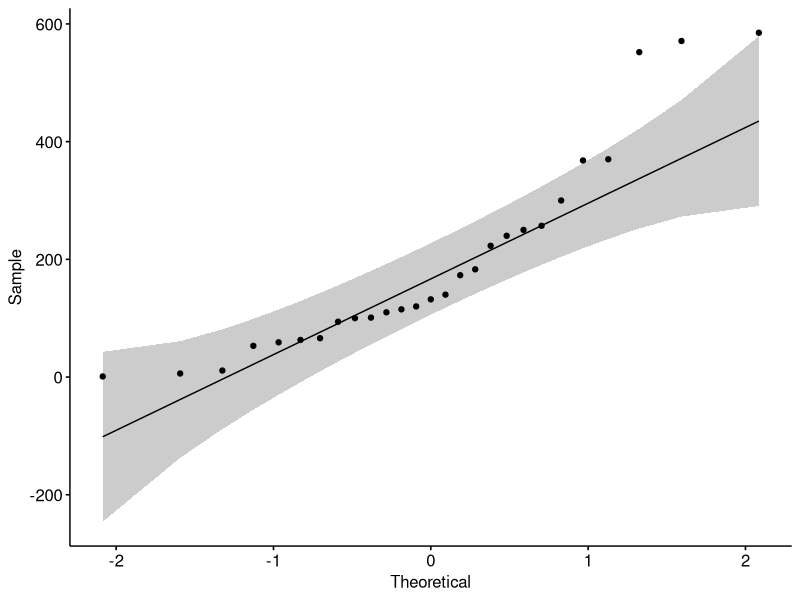
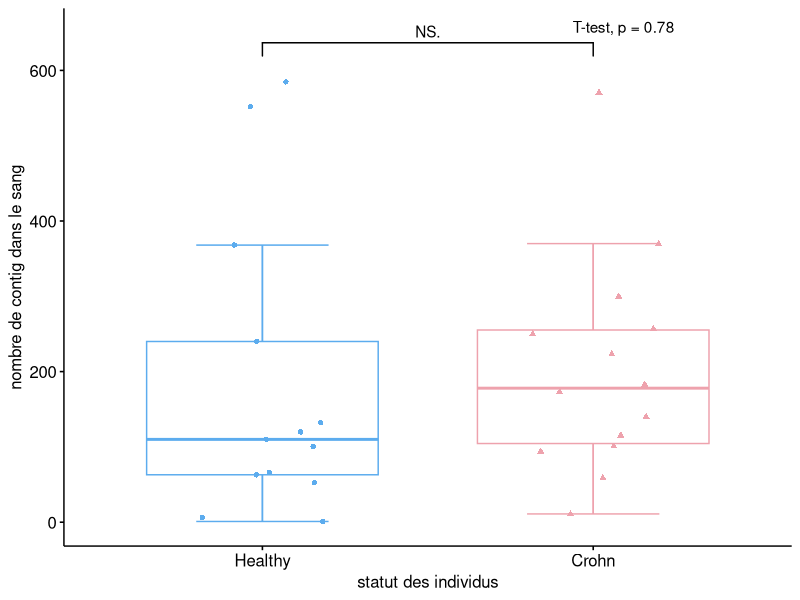
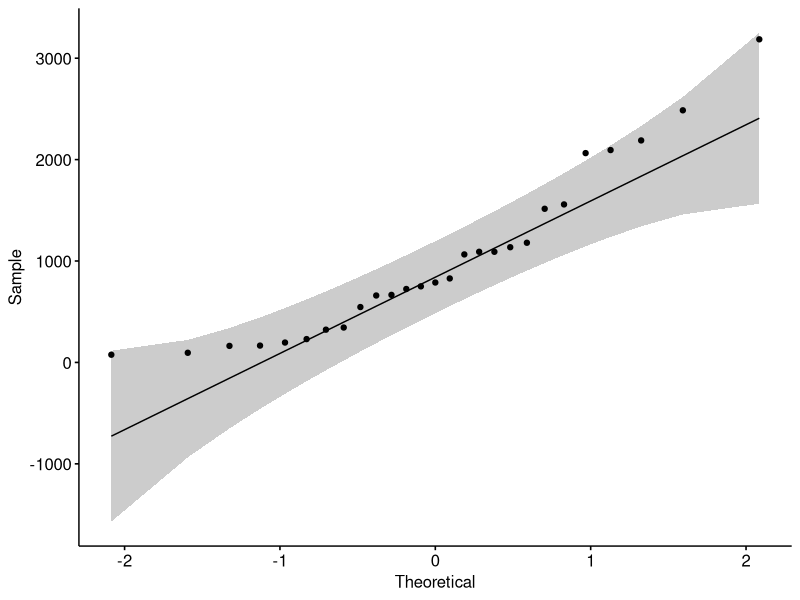
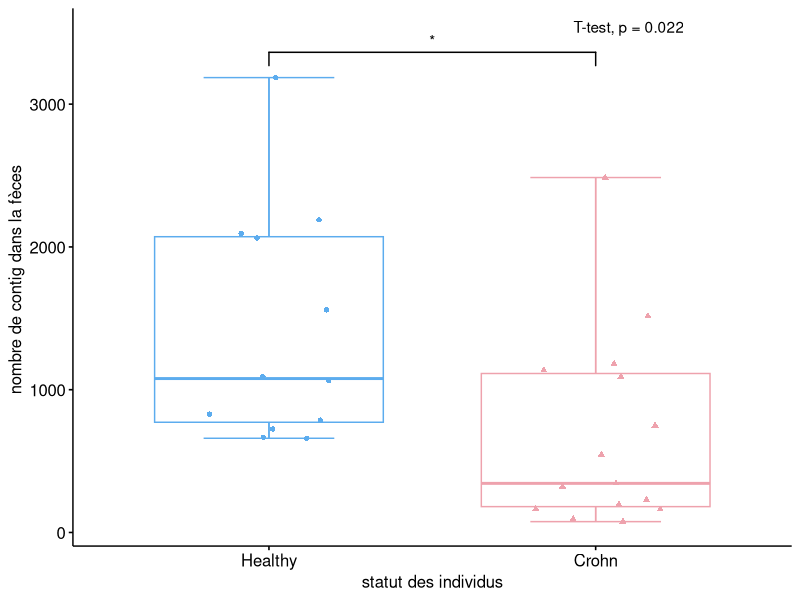
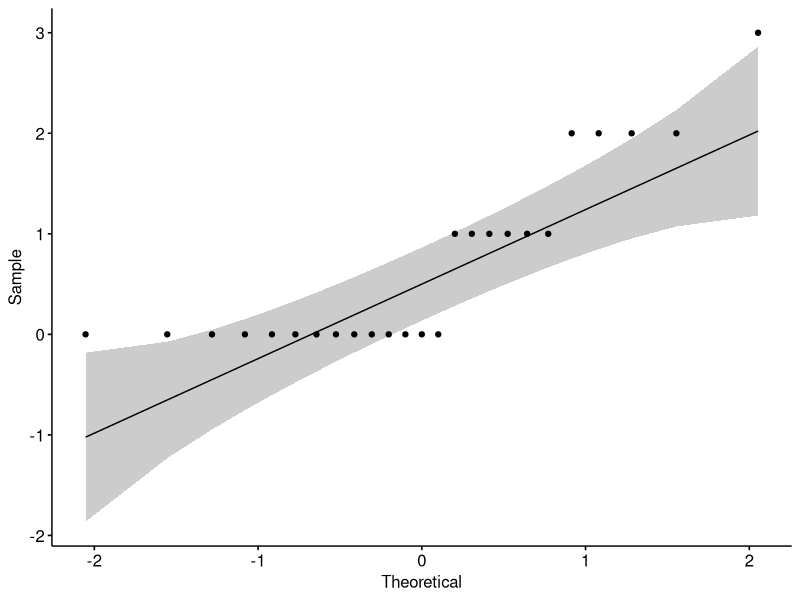
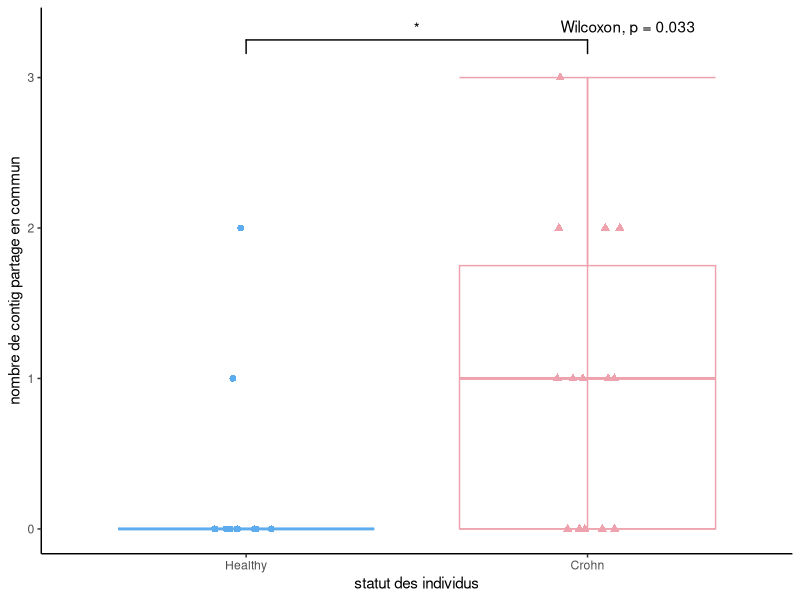
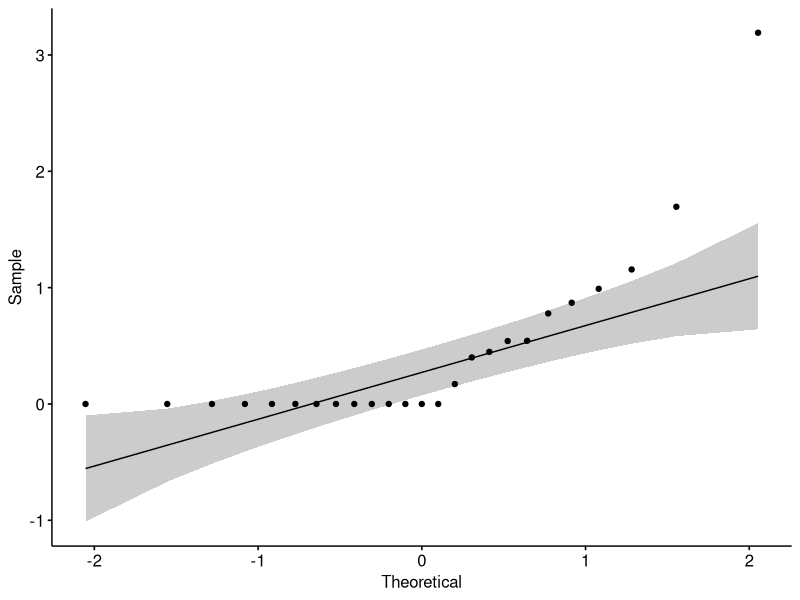
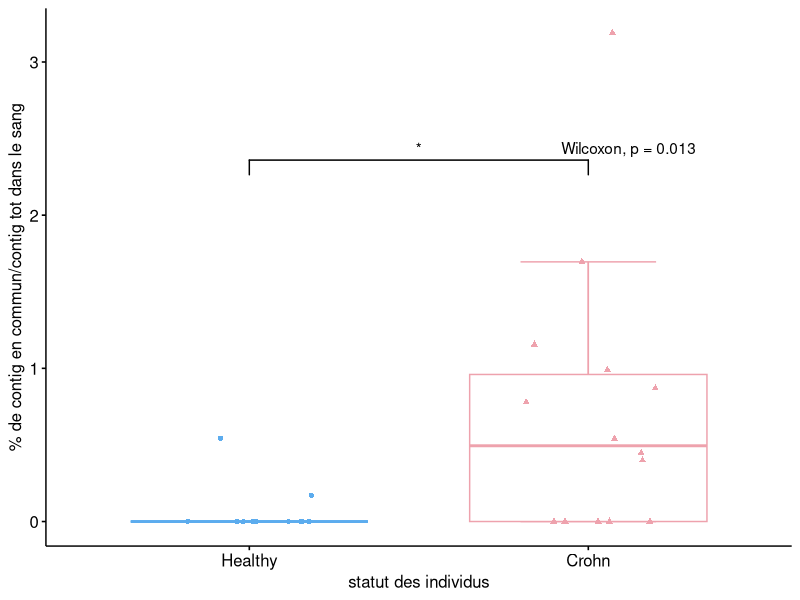

Source code (R) for these figures, in order:
# Analyze statistic of data

library("ggsignif")
library('ggpubr')
library("dplyr")

############################ data plasma ############################
# without PM/BL
nb_contig_p <- c(368,120,552,100,132,6,110,53,66,240,1,63,585,59,94,140,173,250,11,257,183,300,223,370,101,115,571)
sample_p <- c("A","B","C","D","E","CMD","IT","LDS","MB","MF","MM","NR","ST","K","L","M","N","O","BK","BM","BN","BO","BP","BQ","BR","BS", "BT")
statut_p <- c("Healthy", "Healthy", "Healthy", "Healthy", "Healthy", "Healthy", "Healthy", "Healthy", "Healthy","Healthy","Healthy","Healthy","Healthy","Crohn","Crohn","Crohn","Crohn","Crohn","Crohn","Crohn","Crohn","Crohn","Crohn","Crohn","Crohn","Crohn","Crohn")

mydata_p <- data.frame(sample = sample_p, statut = statut_p, nb_contig = nb_contig_p)
mydata_p

summary(mydata_p)
head(mydata_p)

# Calculate summary statistics
group_by(mydata_p, statut) %>%
  summarise(
    count = n(),
    mean = mean(nb_contig, na.rm = TRUE),
    sd = sd(nb_contig, na.rm = TRUE)
  )

# before doing the t-test, check the distribution is normal or not
ggqqplot(mydata_p$nb_contig)


# Shapiro tes
shapiro.test(nb_contig_p) # p-value = 0.002053
# Shapiro-Wilk normality test for Healthy's nb_contig
with(mydata_p, shapiro.test(nb_contig[statut == "Healthy"]))# p-value = 0.006867
# Shapiro-Wilk normality test for Crohn's nb_contig
with(mydata_p, shapiro.test(nb_contig[statut == "Crohn"])) # p-value = 0.209



# Ficher test for variance
res.ftest <- var.test(nb_contig ~ statut, data = mydata_p) 
res.ftest # p-value = 0.2844

# t-test
res <- t.test(nb_contig ~ statut, data = mydata_p, var.equal = TRUE)
res # p-value = 0.7753

# boxplot
my_comparisons <- list( c("Healthy", "Crohn") )

ggboxplot(mydata_p, x = "statut", y = "nb_contig",
          xlab = "statut des individus",
          ylab = "nombre de contig dans le sang",
          bxp.errorbar = TRUE,
          color = "statut", 
          palette =c("steelblue2", "lightpink2"),
          add = "jitter",
          shape = "statut",
          order = c("Healthy", "Crohn"))+
  ## add global test p-value
  stat_compare_means(method = "t.test", label.x = "Crohn", label.y=650)+
  ## add pairwise comparison p values
  geom_signif(comparisons = my_comparisons,
              map_signif_level = TRUE,
              y_position = c(607.5, 609))+
  theme(legend.position="none") 


############################ data stool ############################
# without IT/MF
nb_contig_s <- c(2094,660,2064,2189,1558,828,724,788,3186,666,1065,1091,196,2486,1136,1515,323,166,95,750,230,1091,1180,163,344,76,546)
sample_s <- c("A","B","C","D","E","CMD","LDS","MB","MM","NR","PM", "ST","K","L","M","N","O","BK","BL","BM","BN","BO","BP","BQ","BR","BS", "BT")
statut_s <- c("Healthy", "Healthy", "Healthy", "Healthy", "Healthy", "Healthy", "Healthy", "Healthy","Healthy", "Healthy","Healthy","Healthy","Crohn","Crohn","Crohn","Crohn","Crohn","Crohn","Crohn","Crohn","Crohn","Crohn","Crohn","Crohn","Crohn","Crohn","Crohn")

mydata_s <- data.frame(sample = sample_s, statut = statut_s, nb_contig = nb_contig_s)
mydata_s

summary(mydata_s)

# Calculate summary statistics
group_by(mydata_s, statut) %>%
  summarise(
    count = n(),
    mean = mean(nb_contig, na.rm = TRUE),
    sd = sd(nb_contig, na.rm = TRUE)
  )



# Distribution
ggqqplot(mydata_s$nb_contig) # suit loi normale ou pas

# Shapiro-Wilk normality test for Healthy's nb_contig
with(mydata_s, shapiro.test(nb_contig[statut == "Healthy"]))# p-value = 0.04111
# Shapiro-Wilk normality test for Crohn's nb_contig
with(mydata_s, shapiro.test(nb_contig[statut == "Crohn"])) # p-value = 0.008438



# Ficher test for variance
res.ftest <- var.test(nb_contig ~ statut, data = mydata_s) 
res.ftest  # p-value = 0.5399

# Compute t-test
res <- t.test(nb_contig ~ statut, data = mydata_s, var.equal = TRUE)
res # p-value = 0.01856


# boxplot
my_comparisons <- list( c("Healthy", "Crohn") )

ggboxplot(mydata_s, x = "statut", y = "nb_contig", 
          xlab = "statut des individus",
          ylab = "nombre de contig dans la fèces ",
          bxp.errorbar = TRUE,
          color = "statut", 
          palette =c("steelblue2", "lightpink2"),
          add = "jitter",
          shape = "statut",
          order = c("Healthy", "Crohn"))+
  ## add global test p-value
  stat_compare_means(method = "t.test", label.x = "Crohn", label.y=3500)+
  ## add pairwise comparison p values
  geom_signif(comparisons = my_comparisons,
              map_signif_level = TRUE,
              y_position = c(3207.5, 3209))+
  theme(legend.position="none")



############################ data contig en commun ############################
# without IT/MF/PM/BK
nb_contig_c <- c(2,0,0,0,0,0,0,0,0,0,1,1,3,0,2,1,0,2,0,0,1,2,1,1,0)
sample_c <- c("A","B","C","D","E","CMD","LDS","MB","MM","NR", "ST","K","L","M","N","O","BK","BM","BN","BO","BP","BQ","BR","BS", "BT")
statut_c <- c("Healthy", "Healthy", "Healthy", "Healthy", "Healthy", "Healthy", "Healthy","Healthy", "Healthy","Healthy","Healthy","Crohn","Crohn","Crohn","Crohn","Crohn","Crohn","Crohn","Crohn","Crohn","Crohn","Crohn","Crohn","Crohn","Crohn")

mydata_c <- data.frame(sample = sample_c, statut = statut_c, nb_contig = nb_contig_c)
mydata_c

summary(mydata_c)

# Calculate summary statistics
group_by(mydata_c, statut) %>%
  summarise(
    count = n(),
    mean = mean(nb_contig, na.rm = TRUE),
    sd = sd(nb_contig, na.rm = TRUE)
  )



# Distribution
ggqqplot(mydata_c$nb_contig) 

# Shapiro-Wilk normality test for Healthy's nb_contig
with(mydata_c, shapiro.test(nb_contig[statut == "Healthy"]))# p-value = 1.687e-06
# Shapiro-Wilk normality test for Crohn's nb_contig
with(mydata_c, shapiro.test(nb_contig[statut == "Crohn"])) # p-value = 0.0318



# Ficher test for variance
res.ftest <- var.test(nb_contig ~ statut, data = mydata_c) 
res.ftest # p-value = 0.2152 -> variance not equal for two groups -> Wilcoxon test


# Wilcoxon test
res_wilcox <- wilcox.test(nb_contig ~ statut, data = mydata_c,
                          exact = FALSE)
res_wilcox # p-value = 0.03301


# boxplot
mydata_c$statut <- factor(mydata_c$statut, levels = c("Healthy", "Crohn"), ordered = TRUE)

new_plot <- ggplot(mydata_c, aes(x = statut, y = nb_contig, color = statut, shape = statut)) +
  geom_boxplot(outlier.shape = NA) +
  stat_boxplot(geom = "errorbar") +
  geom_point(position = position_jitter(w = 0.1, h = 0), size = 2) +
  scale_color_manual(values = c("steelblue2", "lightpink2")) +
  xlab("statut des individus") +
  ylab("nombre de contig partage en commun") +
  stat_compare_means(method = "wilcox.test", label.x = "Crohn", label.y=3.3) +
  geom_signif(comparisons = my_comparisons,
              map_signif_level = TRUE,
              y_position = c(3.1, 39),
              color = "black") +
  theme_classic() +
  theme(legend.position="none")
new_plot


############################ %/plasma ############################
# without IT/MF/PM/BK
pourcentage_contig_pp <- c(0.543,0,0,0,0,0,0,0,0,0,0.171,1.695,3.191,0,1.156,0.400,0,0.778,0,0,0.448,0.541,0.990,0.870,0)
sample_pp <- c("A","B","C","D","E","CMD","LDS","MB","MM","NR", "ST","K","L","M","N","O","BK","BM","BN","BO","BP","BQ","BR","BS", "BT")
statut_pp <- c("Healthy", "Healthy", "Healthy", "Healthy", "Healthy", "Healthy", "Healthy","Healthy", "Healthy","Healthy","Healthy","Crohn","Crohn","Crohn","Crohn","Crohn","Crohn","Crohn","Crohn","Crohn","Crohn","Crohn","Crohn","Crohn","Crohn")

mydata_pp <- data.frame(sample = sample_pp, statut = statut_pp, pourcentage_contig = pourcentage_contig_pp)
mydata_pp
summary(mydata_pp)

# Calculate summary statistics
group_by(mydata_pp, statut) %>%
  summarise(
    count = n(),
    mean = mean(pourcentage_contig, na.rm = TRUE),
    sd = sd(pourcentage_contig, na.rm = TRUE)
  )



# Distribution
ggqqplot(mydata_pp$pourcentage_contig) 

# Shapiro-Wilk normality test for Healthy's nb_contig
with(mydata_pp, shapiro.test(pourcentage_contig[statut == "Healthy"]))# p-value = 6.373e-07
# Shapiro-Wilk normality test for Crohn's nb_contig
with(mydata_pp, shapiro.test(pourcentage_contig[statut == "Crohn"])) # p-value = 0.004214



# Ficher test for variance
res.ftest <- var.test(pourcentage_contig ~ statut, data = mydata_pp)  
res.ftest # p-value = 8.18e-06 -> variance not equal for two groups -> Wilcoxon test

# Wilcoxon test
res_wilcox <- wilcox.test(pourcentage_contig ~ statut, data = mydata_pp,
                          exact = FALSE)
res_wilcox # p-value = 0.01347


# boxplot
my_comparisons <- list( c("Healthy", "Crohn") )

ggboxplot(mydata_pp, x = "statut", y = "pourcentage_contig", 
          xlab = "statut des individus",
          ylab = "% de contig en commun/contig tot dans le sang",
          bxp.errorbar = TRUE,
          color = "statut", 
          palette =c("steelblue2", "lightpink2"),
          add = "jitter",
          shape = "statut",
          order = c("Healthy", "Crohn"))+
  ## add global test p-value
  stat_compare_means(method = "wilcox.test", label.x = "Crohn", label.y=2.4)+
  ## add pairwise comparison p values
  geom_signif(comparisons = my_comparisons,
              map_signif_level = TRUE,
              y_position = c(2.2, 29))+
  theme(legend.position="none")


############################ %/stool ############################
# without IT/MF/PM/BK
pourcentage_contig_ps <- c(0.096,0.000,0.000,0.000,0.000,0.000,0.000,0.000,0.000,0.000,0.092,0.510,0.121,0.000,0.132,0.310,0.000,0.267,0.000,0.000,0.085,1.227,0.291,1.316,0)
sample_ps <- c("A","B","C","D","E","CMD","LDS","MB","MM","NR", "ST","K","L","M","N","O","BK","BM","BN","BO","BP","BQ","BR","BS", "BT")
statut_ps <- c("Healthy", "Healthy", "Healthy", "Healthy", "Healthy", "Healthy", "Healthy","Healthy", "Healthy","Healthy","Healthy","Crohn","Crohn","Crohn","Crohn","Crohn","Crohn","Crohn","Crohn","Crohn","Crohn","Crohn","Crohn","Crohn","Crohn")

mydata_ps <- data.frame(sample = sample_ps, statut = statut_ps, pourcentage_contig = pourcentage_contig_ps)
mydata_ps

summary(mydata_ps)

# Calculate summary statistics
group_by(mydata_ps, statut) %>%
  summarise(
    count = n(),
    mean = mean(pourcentage_contig, na.rm = TRUE),
    sd = sd(pourcentage_contig, na.rm = TRUE)
  )


# Distribution
ggqqplot(mydata_ps$pourcentage_contig)

# Shapiro-Wilk normality test for Healthy's nb_contig
with(mydata_ps, shapiro.test(pourcentage_contig[statut == "Healthy"]))# p-value = 1.174e-06
# Shapiro-Wilk normality test for Crohn's nb_contig
with(mydata_ps, shapiro.test(pourcentage_contig[statut == "Crohn"])) # p-value = 0.0004536



# Ficher test for variance
res.ftest <- var.test(pourcentage_contig ~ statut, data = mydata_ps)  
res.ftest # p-value = 4.287e-09 -> variance not equal for two groups -> Wilcoxon test


# Wilcoxon test
res_wilcox <- wilcox.test(pourcentage_contig ~ statut, data = mydata_ps,
                          exact = FALSE)
res_wilcox # p-value = 0.01136

# boxplot
my_comparisons <- list( c("Healthy", "Crohn") )

ggboxplot(mydata_ps, x = "statut", y = "pourcentage_contig", 
          xlab = "statut des individus",
          ylab = "% de contig en commun/contig tot dans la fèces ",
          bxp.errorbar = TRUE,
          color = "statut", 
          palette =c("steelblue2", "lightpink2"),
          add = "jitter",
          shape = "statut",
          order = c("Healthy", "Crohn"))+
  ## add global test p-value
  stat_compare_means(method = "wilcox.test", label.x = "Crohn", label.y=1.5)+
  ## add pairwise comparison p values
  geom_signif(comparisons = my_comparisons,
              map_signif_level = TRUE,
              y_position = c(1.4, 19))+
  theme(legend.position="none")